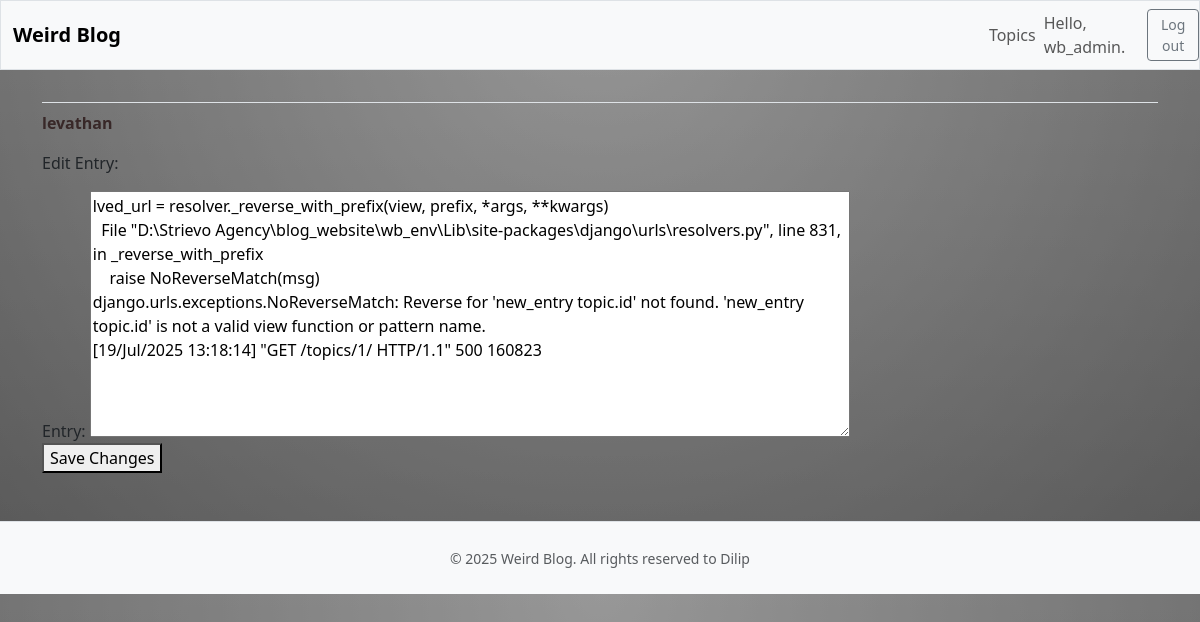
The page /edit_entry/4/ (signed in) on the database its author committed.
### weird_blog/models.py (models this page shows, shortened)
class Topic(models.Model):
    text = models.CharField(max_length = 200)
    date_added = models.DateTimeField(auto_now_add = True)
    owner = models.ForeignKey(User, on_delete= models.CASCADE)

class Entry(models.Model):
    topic = models.ForeignKey(Topic, on_delete = models.CASCADE)
    text = models.TextField()
    date_added = models.DateTimeField(auto_now_add = True)
    class Meta():
        verbose_name_plural = 'entries'

### weird_blog/views.py (the view)
# urls.py: path('edit_entry/<int:entry_id>/', views.edit_entry, name= 'edit_entry'),
@login_required
def edit_entry(request, entry_id):
    entry = Entry.objects.get(id=entry_id)
    topic = entry.topic
    if topic.owner != request.user:
        raise Http404
    if request.method != 'POST':
        form = EntryForm(instance=entry)
    else:
        form = EntryForm(instance= entry, data = request.POST)
        if form.is_valid():
            form.save()
            return redirect('weird_blog:topic', topic_id= topic.id)
    context = {'entry':  entry, 'topic': topic, 'form': form}
    return render(request, 'weird_blog/edit_entry.html', context)

### weird_blog/forms.py
class EntryForm(forms.ModelForm):
    class Meta:
        model = Entry
        fields = ['text'] # This line is also essential for EntryForm
        labels = {'text': 'Entry:'} # Optional: customize the label
        widgets = {'text': forms.Textarea(attrs={'cols': 80})} # Optional: make textarea wider

### weird_blog/templates/weird_blog/edit_entry.html (shortened to what this page needs)
{% extends "weird_blog/base.html" %}
{% block content %}
<p>
    <a href="{% url 'weird_blog:topic' topic.id %}">{{ topic.text }}</a>
</p>
<p>
    Edit Entry:
</p>
<form action="{% url 'weird_blog:edit_entry' entry.id %}" method="post">
    {{form.as_div}}
    <button name="Submit">Save Changes</button>
</form>
{% endblock content %}

### weird_blog/templates/weird_blog/base.html (shortened to what this page needs)
<!DOCTYPE html>
<html lang="en">
<head>
    {% load static %}
    {% load django_bootstrap5 %}
    {% bootstrap_css %}
</head>
<body>
    <nav class="navbar navbar-expand-md navbar-light bg-light mb-4 border">
        <div class="container-fluid">
            <a href="{%url 'weird_blog:index' %}" class="navbar-brand text-decoration-none">Weird Blog </a>
        </div>
        <div class="collapse navbar-collapse" id="navbarCollapse">
            <ul class="navbar-nav ms-auto mb-8 mb-md-50">
                <li class="nav-item">
                    <a href="{% url 'weird_blog:topics' %}" class="nav-link">Topics</a>
                </li>
            </ul>
            <ul class="navbar-nav ms-auto mb-2 mb-md-0">
                {% if user.is_authenticated %}
                <li class="nav-item">
                    <span class="navbar-text me-2">Hello, {{user.username }}.</span>
                </li>
                {% endif %}
            </ul>
            {% if user.is_authenticated %}
            <form action="{% url 'accounts:logout' %}" method="post">
                <button name="submit" class="btn btn-outline-secondary btn-sm">Log out</button>
            </form>
            {% endif %}
        </div>
    </nav>
    <main class="container">
        <div class="pb-2 mb-2 border-bottom">
        </div>
        <div>
            {% block content %} {% endblock content %}
        </div>
    </main>
    <footer class="text-center text-muted py-4 mt-5 border-top bg-light">
        <div>
            <small>© {% now "Y" %} Weird Blog. All rights reserved to Dilip</small>
        </div>
    </footer>
</body>
</html>

### weird_blog/templates/weird_blog/base.html (style rules this page uses)
body { background: linear-gradient(to bottom, rgba(255, 255, 255, 0.15) 0%, rgba(0, 0, 0, 0.15) 100%), radial-gradient(at top center, rgba(255, 255, 255, 0.40) 0%, rgba(0, 0, 0, 0.40) 120%) #989898; background-blend-mode: multiply, multiply; }
a { color: #382828; text-decoration: none; font-weight: bold; }

### rows shown on the page
Topic: text "levathan"
Entry: text "lved_url = resolver._reverse_with_prefix(view, prefix, *args, **kwargs) File \"D:\\Strievo Agency\\blog_website\\wb_env\\Lib\\site-packages\\django\\urls\\resolvers.py\", line 831, in _reverse_with_prefix raise NoReverseMatch(msg) django.urls.exceptions.NoReverseMatch: Reverse for 'new_entry topic.id' not found. 'new_entry topic.id' is not a valid view function or pattern name. [19/Jul/2025 13:18:14] \"GET /topics/1/ HTTP/1.1\" 500 160823"

### other values the page prints
{{ user.username }} "wb_admin"
